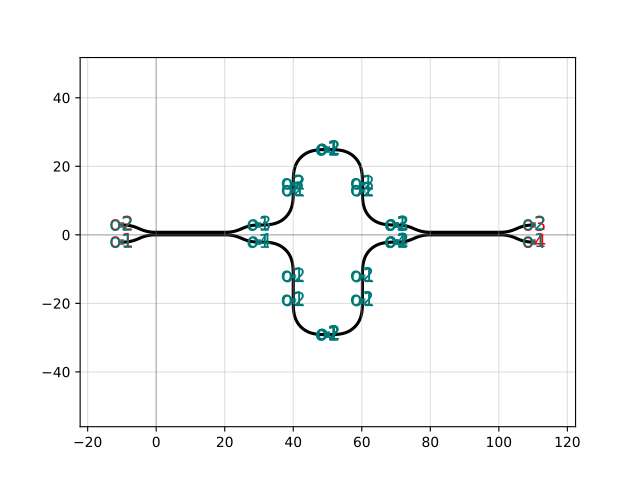

Here is the Python script that generated this plot:
import gdsfactory as gf

c = gf.components.mzi_coupler(delta_length=10.0, length_y=2.0, length_x=0.1, with_splitter=True, port_e1_splitter='o3', port_e0_splitter='o4', port_e1_combiner='o3', port_e0_combiner='o4', nbends=2)
c.plot()
